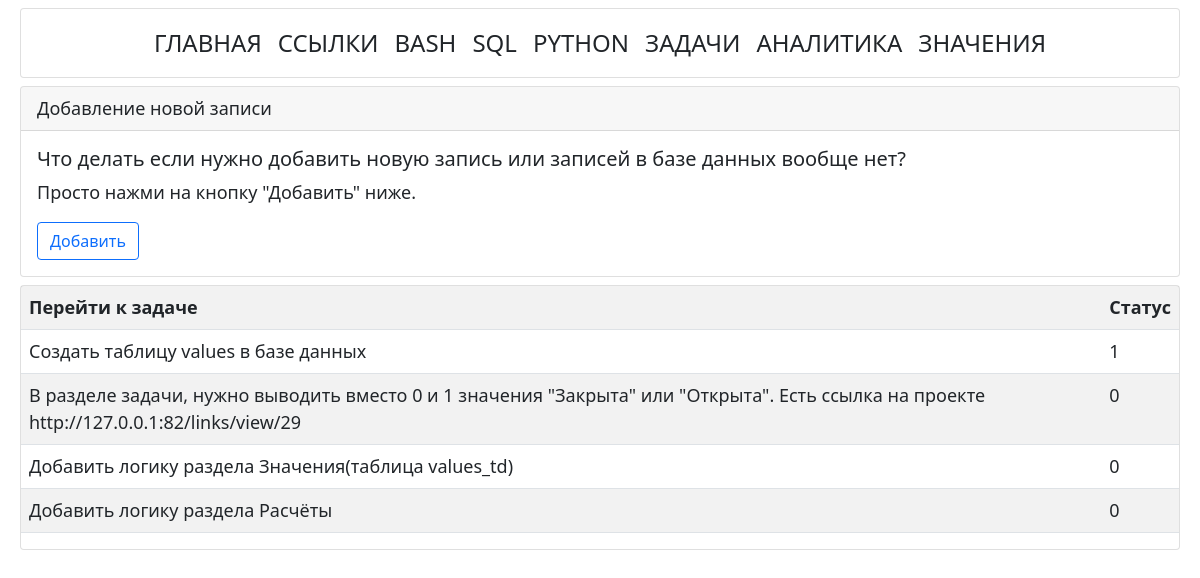
The page /tasks on the database its author committed.
### tables this page shows
CREATE TABLE [tasks] ( 
[task_id] INTEGER PRIMARY KEY AUTOINCREMENT,
  [task_name] TEXT NOT NULL,
  [task_status] INT NULL);

### app.py (the view)
@app.route("/tasks")
def get_tasks_list():
    conn = connect.get_db_connection()
    tasks_list = conn.execute("SELECT * FROM tasks ORDER BY task_id DESC").fetchall()
    conn.close()
    return render_template("tasks/tasks_list.html",
                           tasks_list=tasks_list,
                           )

### modules/connect.py (called while the page is built)
def get_db_connection():
    db_path = os.path.join(BASE_DIR, '../database.db')
    conn = sqlite3.connect(db_path)
    conn.row_factory = sqlite3.Row
    return conn

### templates/tasks/tasks_list.html (shortened to what this page needs)
{% extends "base.html" %}
{% block content %}
<div class="card m-2">
   <div class="card-header">
      Добавление новой записи
   </div>
   <div class="card-body">
      <h5 class="card-title">Что делать если нужно добавить новую запись или записей в базе данных вообще нет?</h5>
      <p class="card-text">Просто нажми на кнопку "Добавить" ниже.</p>
      <a class="btn btn-outline-primary" href="{{ url_for('new_task') }}">Добавить</a>
   </div>
</div>
<div class="card m-2">
   <table class="table table-striped">
      <tr>
         <th>Перейти к задаче</th>
         <th>Статус</th>
      </tr>
      {% for tasks_list in tasks_list %}
      <tr>
         <td><a href="{{ url_for('get_post_task', task_id=tasks_list['task_id']) }}">{{ tasks_list['task_name']
               }}</a></td>
         <td>{{ tasks_list['task_status'] }}</td>
      </tr>
      {% endfor %}
   </table>
</div>
{% endblock %}

### static/styles.css (style rules this page uses)
body { font-size: large; font-family:system-ui, -apple-system, BlinkMacSystemFont, 'Segoe UI', Roboto, Oxygen, Ubuntu, Cantarell, 'Open Sans', 'Helvetica Neue', sans-serif; }
a { color: var(--bs-dark); text-decoration: none; }

### rows shown on the page
tasks: task_name "Создать таблицу values в базе данных", task_status "1"
tasks: task_name "В разделе задачи, нужно выводить вместо 0 и 1 значения \"Закрыта\" или \"Открыта\". Есть ссылка на проекте http://127.0.0.1:82/links/view/29", task_status "0"
tasks: task_name "Добавить логику раздела Значения(таблица values_td)", task_status "0"
tasks: task_name "Добавить логику раздела Расчёты", task_status "0"
